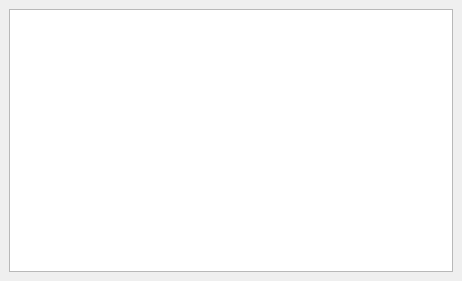
<ui version="4.0" >
 <class>ActivityWindow</class>
 <widget class="QMainWindow" name="ActivityWindow" >
  <property name="geometry" >
   <rect>
    <x>0</x>
    <y>0</y>
    <width>462</width>
    <height>281</height>
   </rect>
  </property>
  <property name="windowTitle" >
   <string>Current bot activity</string>
  </property>
  <widget class="QWidget" name="centralwidget" >
   <layout class="QHBoxLayout" >
    <property name="margin" >
     <number>9</number>
    </property>
    <property name="spacing" >
     <number>6</number>
    </property>
    <item>
     <widget class="QTextBrowser" name="textBrowser" />
    </item>
   </layout>
  </widget>
 </widget>
 <resources/>
 <connections/>
</ui>
